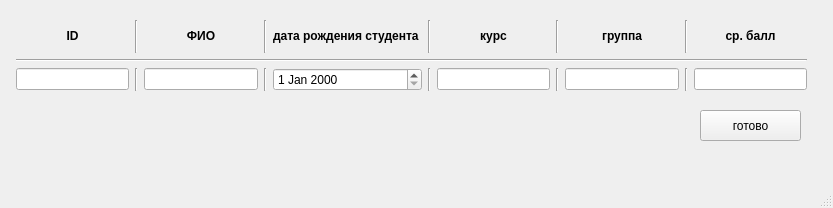
<?xml version="1.0" encoding="UTF-8"?>
<ui version="4.0">
 <class>dataOfStudent</class>
 <widget class="QMainWindow" name="dataOfStudent">
  <property name="geometry">
   <rect>
    <x>0</x>
    <y>0</y>
    <width>833</width>
    <height>208</height>
   </rect>
  </property>
  <property name="windowTitle">
   <string>DataOfStudent</string>
  </property>
  <widget class="QWidget" name="centralwidget">
   <widget class="QWidget" name="gridLayoutWidget">
    <property name="geometry">
     <rect>
      <x>16</x>
      <y>20</y>
      <width>791</width>
      <height>71</height>
     </rect>
    </property>
    <layout class="QGridLayout" name="gridLayout_2">
     <item row="0" column="2">
      <widget class="QLabel" name="label_2">
       <property name="text">
        <string>&lt;html&gt;&lt;head/&gt;&lt;body&gt;&lt;p align=&quot;center&quot;&gt;&lt;span style=&quot; font-weight:700;&quot;&gt;ФИО&lt;/span&gt;&lt;/p&gt;&lt;/body&gt;&lt;/html&gt;</string>
       </property>
      </widget>
     </item>
     <item row="2" column="1">
      <widget class="Line" name="line_5">
       <property name="orientation">
        <enum>Qt::Orientation::Vertical</enum>
       </property>
      </widget>
     </item>
     <item row="2" column="9">
      <widget class="Line" name="line_11">
       <property name="orientation">
        <enum>Qt::Orientation::Vertical</enum>
       </property>
      </widget>
     </item>
     <item row="2" column="5">
      <widget class="Line" name="line_7">
       <property name="orientation">
        <enum>Qt::Orientation::Vertical</enum>
       </property>
      </widget>
     </item>
     <item row="2" column="6">
      <widget class="QLineEdit" name="lineEdit_4"/>
     </item>
     <item row="2" column="3">
      <widget class="Line" name="line_6">
       <property name="orientation">
        <enum>Qt::Orientation::Vertical</enum>
       </property>
      </widget>
     </item>
     <item row="0" column="9">
      <widget class="Line" name="line_10">
       <property name="orientation">
        <enum>Qt::Orientation::Vertical</enum>
       </property>
      </widget>
     </item>
     <item row="2" column="4">
      <widget class="QDateEdit" name="dateEdit"/>
     </item>
     <item row="2" column="10">
      <widget class="QLineEdit" name="lineEdit_6"/>
     </item>
     <item row="0" column="6">
      <widget class="QLabel" name="label_4">
       <property name="text">
        <string>&lt;html&gt;&lt;head/&gt;&lt;body&gt;&lt;p align=&quot;center&quot;&gt;&lt;span style=&quot; font-weight:700;&quot;&gt;курс&lt;/span&gt;&lt;/p&gt;&lt;/body&gt;&lt;/html&gt;</string>
       </property>
      </widget>
     </item>
     <item row="0" column="1">
      <widget class="Line" name="line_2">
       <property name="orientation">
        <enum>Qt::Orientation::Vertical</enum>
       </property>
      </widget>
     </item>
     <item row="0" column="10">
      <widget class="QLabel" name="label_6">
       <property name="text">
        <string>&lt;html&gt;&lt;head/&gt;&lt;body&gt;&lt;p align=&quot;center&quot;&gt;&lt;span style=&quot; font-weight:700;&quot;&gt;ср. балл&lt;/span&gt;&lt;/p&gt;&lt;/body&gt;&lt;/html&gt;</string>
       </property>
      </widget>
     </item>
     <item row="0" column="0">
      <widget class="QLabel" name="label">
       <property name="text">
        <string>&lt;html&gt;&lt;head/&gt;&lt;body&gt;&lt;p align=&quot;center&quot;&gt;&lt;span style=&quot; font-weight:700;&quot;&gt;ID&lt;/span&gt;&lt;/p&gt;&lt;/body&gt;&lt;/html&gt;</string>
       </property>
      </widget>
     </item>
     <item row="2" column="8">
      <widget class="QLineEdit" name="lineEdit_5"/>
     </item>
     <item row="0" column="5">
      <widget class="Line" name="line_4">
       <property name="orientation">
        <enum>Qt::Orientation::Vertical</enum>
       </property>
      </widget>
     </item>
     <item row="0" column="8">
      <widget class="QLabel" name="label_5">
       <property name="text">
        <string>&lt;html&gt;&lt;head/&gt;&lt;body&gt;&lt;p align=&quot;center&quot;&gt;&lt;span style=&quot; font-weight:700;&quot;&gt;группа&lt;/span&gt;&lt;/p&gt;&lt;/body&gt;&lt;/html&gt;</string>
       </property>
      </widget>
     </item>
     <item row="0" column="3">
      <widget class="Line" name="line_3">
       <property name="orientation">
        <enum>Qt::Orientation::Vertical</enum>
       </property>
      </widget>
     </item>
     <item row="2" column="0">
      <widget class="QLineEdit" name="lineEdit"/>
     </item>
     <item row="0" column="4">
      <widget class="QLabel" name="label_3">
       <property name="text">
        <string>&lt;html&gt;&lt;head/&gt;&lt;body&gt;&lt;p align=&quot;center&quot;&gt;&lt;span style=&quot; font-weight:700;&quot;&gt;дата рождения студента &lt;/span&gt;&lt;/p&gt;&lt;/body&gt;&lt;/html&gt;</string>
       </property>
      </widget>
     </item>
     <item row="2" column="2">
      <widget class="QLineEdit" name="lineEdit_2"/>
     </item>
     <item row="2" column="7">
      <widget class="Line" name="line_9">
       <property name="orientation">
        <enum>Qt::Orientation::Vertical</enum>
       </property>
      </widget>
     </item>
     <item row="0" column="7">
      <widget class="Line" name="line_8">
       <property name="orientation">
        <enum>Qt::Orientation::Vertical</enum>
       </property>
      </widget>
     </item>
     <item row="1" column="0" colspan="11">
      <widget class="Line" name="line">
       <property name="orientation">
        <enum>Qt::Orientation::Horizontal</enum>
       </property>
      </widget>
     </item>
    </layout>
   </widget>
   <widget class="QPushButton" name="pushButton">
    <property name="geometry">
     <rect>
      <x>700</x>
      <y>110</y>
      <width>101</width>
      <height>31</height>
     </rect>
    </property>
    <property name="text">
     <string>готово</string>
    </property>
   </widget>
  </widget>
  <widget class="QMenuBar" name="menubar">
   <property name="geometry">
    <rect>
     <x>0</x>
     <y>0</y>
     <width>833</width>
     <height>21</height>
    </rect>
   </property>
  </widget>
  <widget class="QStatusBar" name="statusbar"/>
 </widget>
 <resources/>
 <connections/>
</ui>
